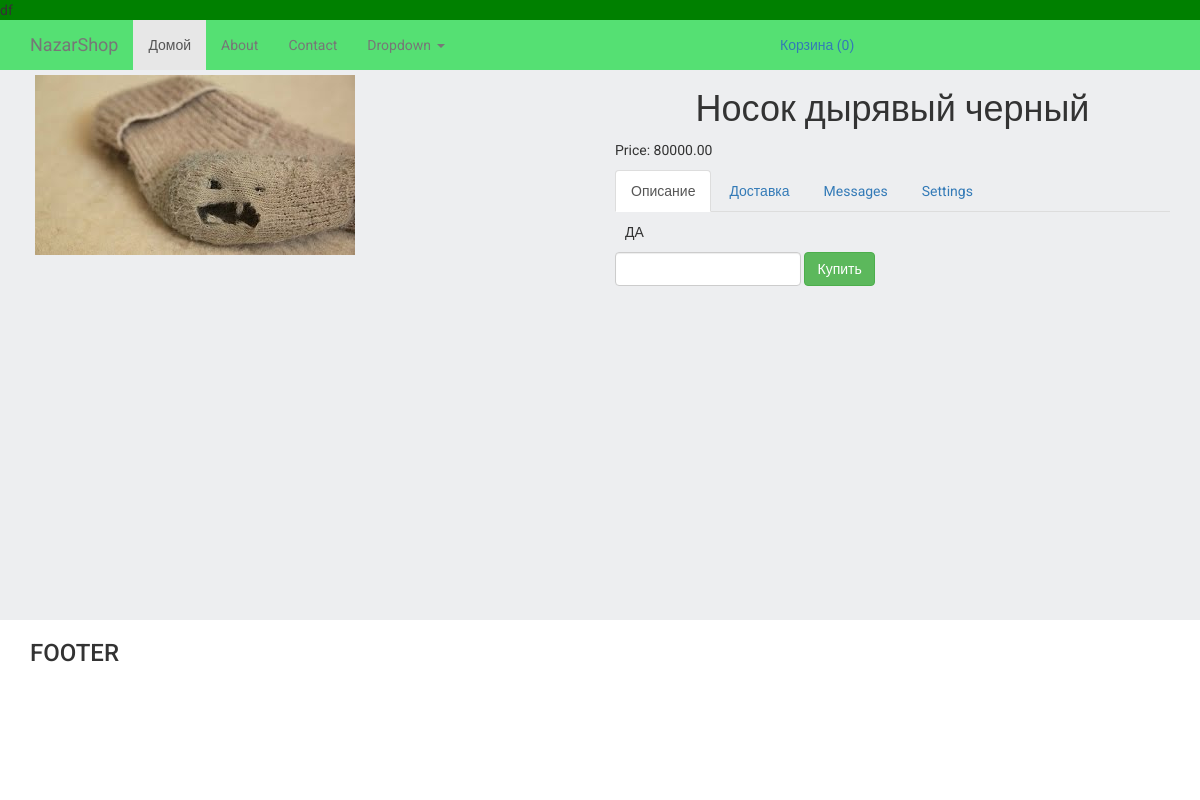
/product/5/, run on the app's committed database.
### products/models.py (models this page shows, shortened)
class ProductImage(models.Model):
    product = models.ForeignKey(Product, blank=True, null=True, default=None, on_delete=models.CASCADE)
    image = models.ImageField(upload_to='products_images/')
    is_main = models.BooleanField(default=False)
    is_active = models.BooleanField(default=True)
    created = models.DateTimeField(auto_now_add=True, auto_now=False)
    updated = models.DateTimeField(auto_now_add=False, auto_now=True)
    class Meta:
        verbose_name = 'Фотография'
        verbose_name_plural = 'Фотографии'

class Product(models.Model):
    name = models.CharField(max_length=64, blank=True, null=True, default=None)
    price = models.DecimalField(max_digits=10, decimal_places=2, default=0)
    discount = models.IntegerField(default=0)
    category = models.ForeignKey(ProductCategory, blank=True, null=True, default=None, on_delete=models.CASCADE)
    short_description = models.TextField(blank=True, null=True, default=None)
    description = models.TextField(blank=True, null=True, default=None)
    is_active = models.BooleanField(default=True)
    created = models.DateTimeField(auto_now_add=True, auto_now=False)
    updated = models.DateTimeField(auto_now_add=False, auto_now=True)
    class Meta:
        verbose_name = 'Товар'
        verbose_name_plural = 'Товары'

### products/views.py (the view)
# urls.py: url(r'^product/(?P<product_id>\w+)/$', views.product, name='product'),
def product(request, product_id):
    product = Product.objects.get(id=product_id)
    session_key = request.session.session_key
    if not session_key:
        request.session.cycle_key()
    print(request.session.session_key)
    return render(request, 'products/product.html', locals())

### orders/context_processors.py (called while the page is built)
def getting_basket_info(request):
    session_key = request.session.session_key
    if not session_key:
        request.session["session_key"] = 123
        request.session.cycle_key()
    products_in_basket = ProductInBasket.objects.filter(session_key=session_key, is_active=True, order__isnull=True)
    products_total_nmb = products_in_basket.count()
    return locals()

### templates/products/product.html (shortened to what this page needs)
{% extends 'base.html' %}
{% load static %}
{% block content %}
    <div class="container">
        <div class="row">
            <div class="col-lg-6">
                {% for image_item in product.productimage_set.all %}
                    <div class="product-image-item">
                        <img src="{{ image_item.image.url }}" class="img-responsive">
                    </div>
                {% endfor %}
            </div>
            <div class="col-lg-6">
                <h1 class="text-center">
                    {{ product.name }}
                </h1>
                <div class="">
                    <p>
                        Price: {{ product.price }}
                    </p>
                </div>
                <div>
                      <ul class="nav nav-tabs" role="tablist">
                        <li role="presentation" class="active">
                            <a href="#description" aria-controls="home" role="tab" data-toggle="tab">
                                Описание
                            </a>
                        </li>
                        <li role="presentation">
                            <a href="#delivery" aria-controls="profile" role="tab" data-toggle="tab">
                                Доставка
                            </a>
                        </li>
                        <li role="presentation"><a href="#messages" aria-controls="messages" role="tab" data-toggle="tab">Messages</a></li>
                        <li role="presentation"><a href="#settings" aria-controls="settings" role="tab" data-toggle="tab">Settings</a></li>
                      </ul>
                      <div class="tab-content product-description-tabs">
                        <div role="tabpanel" class="tab-pane active" id="description">
                            {{ product.description }}
                        </div>
                      </div>
                </div>
                <div>
                    <form id="form_buying_product" class="form-inline" action="{% url 'basket_adding' %}">{% csrf_token %}
                        <div class="form-group">
                             <input type="number" class="form-control" name="number" id="number">
                        </div>
                            <div class="form-group">
                                <button type="submit" id="submit_btn" class="btn btn-success btn-buy"
                                    data-product_id = "{{ product.id }}"
                                    data-name ="{{ product.name }}"
                                    data-price ="{{ product.price }}"
                                >
                                    Купить
                                </button>
                            </div>
                    </form>
                </div>
            </div>
        </div>
    </div>
{% endblock %}

### static/static_dev/css/style.css (style rules this page uses)
html, body { height: 100%; max-height: 100%; font-family: 'Roboto', sans-serif; background-color: #edeef0; }
.product-description-tabs { padding: 10px; }
.product-image-item { padding: 5px; margin-bottom: 5px; }

### data on the page
ProductImage: image (picture)
Product: name "Носок дырявый черный", price "80000.00", description "ДА"
